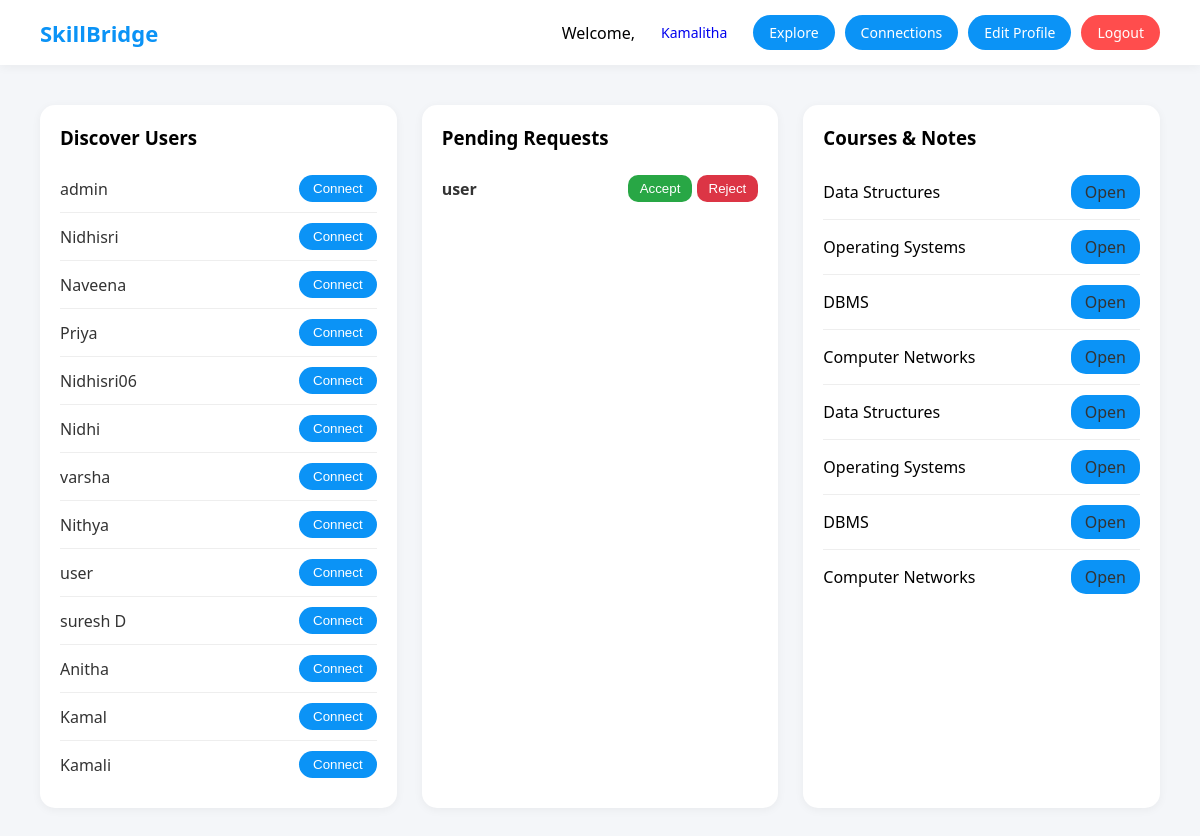
The app's page /dashboard/ (signed in) with its own data.
### core/models.py (models this page shows, shortened)
class Connection(models.Model):
    sender = models.ForeignKey(User, on_delete=models.CASCADE, related_name='sent_requests')
    receiver = models.ForeignKey(User, on_delete=models.CASCADE, related_name='received_requests')
    accepted = models.BooleanField(default=False)
    created_at = models.DateTimeField(auto_now_add=True)

class Course(models.Model):
    name = models.CharField(max_length=200)

### core/views.py (the view)
# urls.py: path('dashboard/', views.dashboard, name='dashboard'),
@login_required
def dashboard(request):
    users = User.objects.exclude(id=request.user.id)
    pending_requests = Connection.objects.filter(receiver=request.user, accepted=False)
    connections = Connection.objects.filter(accepted=True).filter(
        Q(sender=request.user) | Q(receiver=request.user)
    )
    courses = Course.objects.all()  # All courses for notes section
    context = {
        "users": users,
        "pending_requests": pending_requests,
        "connections": connections,
        "courses": courses,
    }
    return render(request, "dashboard.html", context)

### templates/dashboard.html (shortened to what this page needs)
<!DOCTYPE html>
<html>
<head>
</head>
<body>
<div class="navbar">
    <div class="logo">SkillBridge</div>
    <div class="nav-links">
        <span>Welcome,</span>
        <a href="{% url 'profile' request.user.id %}">{{ request.user.username }}</a>
        <a href="{% url 'explore' %}" class="btn-primary">Explore</a>
        <a href="javascript:void(0);" class="btn-primary" onclick="toggleConnections()">Connections</a>
        <a href="{% url 'edit_profile' %}" class="btn-primary">Edit Profile</a>
        <a href="/logout/" class="btn-danger">Logout</a>
    </div>
</div>
<div class="container">
    <div class="card">
        <h3>Discover Users</h3>
        {% for user in users %}
            {% if user != request.user %}
            <div class="user-row">
                <span><a href="{% url 'profile' user.id %}">{{ user.username }}</a></span>
                <form method="POST" action="{% url 'send_request' user.id %}">
                    <button class="connect-btn">Connect</button>
                </form>
            </div>
            {% endif %}
        {% empty %}
            <p>No users found.</p>
        {% endfor %}
    </div>
    <div class="card">
        <h3>Pending Requests</h3>
        {% for request in pending_requests %}
        <div class="user-row">
            <strong><a href="{% url 'profile' request.sender.id %}">{{ request.sender.username }}</a></strong>
            <div>
                <form method="POST" action="{% url 'accept_request' request.id %}" style="display:inline;">
                    <button class="accept-btn">Accept</button>
                </form>
                <form method="POST" action="{% url 'reject_request' request.id %}" style="display:inline;">
                    <button class="reject-btn">Reject</button>
                </form>
            </div>
        </div>
        {% empty %}
        <p>No pending requests.</p>
        {% endfor %}
    </div>
    <div class="card">
        <h3>Courses & Notes</h3>
        {% for course in courses %}
        <div class="user-row">
            <span>{{ course.name }}</span>
            <a href="{% url 'course_notes' course.id %}" class="connect-btn">Open</a>
        </div>
        {% empty %}
        <p>No courses available.</p>
        {% endfor %}
    </div>
</div>
</body>
</html>

### templates/dashboard.html (style rules this page uses)
body { margin:0; font-family:Segoe UI, sans-serif; background:#f4f6f9; }
.navbar { background:white; padding:15px 40px; display:flex; justify-content:space-between; align-items:center; flex-wrap:wrap; box-shadow:0 2px 10px rgba(0,0,0,0.05); }
.logo { font-size:22px; font-weight:600; color:#0b93f6; }
.nav-links { display:flex; align-items:center; flex-wrap:wrap; gap:10px; }
.nav-links a { text-decoration:none; padding:8px 16px; border-radius:20px; font-size:14px; }
.btn-primary { background:#0b93f6; color:white; }
.btn-danger { background:#ff4d4d; color:white; }
.container { display:grid; grid-template-columns:repeat(auto-fit,minmax(320px,1fr)); gap:25px; padding:40px; }
.card { background:white; padding:20px; border-radius:15px; box-shadow:0 2px 10px rgba(0,0,0,0.05); }
.card h3 { margin-top:0; margin-bottom:15px; }
.user-row { display:flex; justify-content:space-between; align-items:center; padding:10px 0; border-bottom:1px solid #eee; }
.user-row:last-child { border-bottom:none; }
.user-row a { text-decoration:none; color:#333; }
.connect-btn { background:#0b93f6; color:white; border:none; padding:6px 14px; border-radius:15px; cursor:pointer; }
.accept-btn { background:#28a745; color:white; border:none; padding:6px 12px; border-radius:10px; cursor:pointer; }
.reject-btn { background:#dc3545; color:white; border:none; padding:6px 12px; border-radius:10px; cursor:pointer; }

### records on screen
Connection: sender.username "user"
Course: name "Data Structures"
Course: name "Operating Systems"
Course: name "DBMS"
Course: name "Computer Networks"
Course: name "Data Structures"
Course: name "Operating Systems"
Course: name "DBMS"
Course: name "Computer Networks"

### other values on screen
{{ request.user.username }} "Kamalitha"
{{ user.username }} "admin"
{{ user.username }} "Nidhisri"
{{ user.username }} "Naveena"
{{ user.username }} "Priya"
{{ user.username }} "Nidhisri06"
{{ user.username }} "Nidhi"
{{ user.username }} "varsha"
{{ user.username }} "Nithya"
{{ user.username }} "user"
{{ user.username }} "suresh D"
{{ user.username }} "Anitha"
{{ user.username }} "Kamal"
{{ user.username }} "Kamali"
